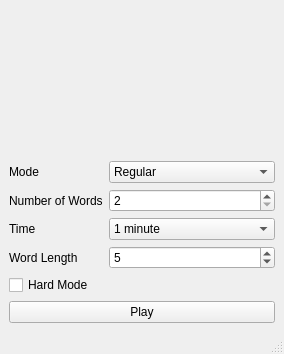
<?xml version="1.0" encoding="UTF-8"?>
<ui version="4.0">
 <class>MainWindow</class>
 <widget class="QMainWindow" name="MainWindow">
  <property name="geometry">
   <rect>
    <x>0</x>
    <y>0</y>
    <width>284</width>
    <height>354</height>
   </rect>
  </property>
  <property name="windowTitle">
   <string>Wordle</string>
  </property>
  <widget class="QWidget" name="centralwidget">
   <layout class="QVBoxLayout" name="verticalLayout">
    <item>
     <widget class="QLabel" name="labelLogo">
      <property name="text">
       <string/>
      </property>
      <property name="scaledContents">
       <bool>true</bool>
      </property>
      <property name="alignment">
       <set>Qt::AlignCenter</set>
      </property>
     </widget>
    </item>
    <item>
     <layout class="QGridLayout" name="gridLayout">
      <item row="1" column="0">
       <widget class="QLabel" name="labelNumWords">
        <property name="text">
         <string>Number of Words</string>
        </property>
       </widget>
      </item>
      <item row="1" column="1">
       <widget class="QSpinBox" name="spinBoxNumWords">
        <property name="minimum">
         <number>2</number>
        </property>
        <property name="maximum">
         <number>8</number>
        </property>
       </widget>
      </item>
      <item row="2" column="0">
       <widget class="QLabel" name="labelTime">
        <property name="text">
         <string>Time</string>
        </property>
       </widget>
      </item>
      <item row="3" column="0">
       <widget class="QLabel" name="labelWordLength">
        <property name="text">
         <string>Word Length</string>
        </property>
       </widget>
      </item>
      <item row="0" column="1">
       <widget class="QComboBox" name="comboBoxMode">
        <item>
         <property name="text">
          <string>Regular</string>
         </property>
        </item>
        <item>
         <property name="text">
          <string>Absurd</string>
         </property>
        </item>
        <item>
         <property name="text">
          <string>Multiple</string>
         </property>
        </item>
        <item>
         <property name="text">
          <string>Timed</string>
         </property>
        </item>
       </widget>
      </item>
      <item row="3" column="1">
       <widget class="QSpinBox" name="spinBoxWordLength">
        <property name="minimum">
         <number>1</number>
        </property>
        <property name="maximum">
         <number>31</number>
        </property>
        <property name="value">
         <number>5</number>
        </property>
       </widget>
      </item>
      <item row="0" column="0">
       <widget class="QLabel" name="labelMode">
        <property name="sizePolicy">
         <sizepolicy hsizetype="Fixed" vsizetype="Preferred">
          <horstretch>0</horstretch>
          <verstretch>0</verstretch>
         </sizepolicy>
        </property>
        <property name="text">
         <string>Mode</string>
        </property>
       </widget>
      </item>
      <item row="2" column="1">
       <widget class="QComboBox" name="comboBoxTime">
        <item>
         <property name="text">
          <string>1 minute</string>
         </property>
        </item>
        <item>
         <property name="text">
          <string>3 minutes</string>
         </property>
        </item>
        <item>
         <property name="text">
          <string>5 minutes</string>
         </property>
        </item>
        <item>
         <property name="text">
          <string>10 minutes</string>
         </property>
        </item>
       </widget>
      </item>
      <item row="4" column="0">
       <widget class="QCheckBox" name="checkBoxHardMode">
        <property name="text">
         <string>Hard Mode</string>
        </property>
       </widget>
      </item>
     </layout>
    </item>
    <item>
     <widget class="QPushButton" name="pushButton">
      <property name="text">
       <string>Play</string>
      </property>
     </widget>
    </item>
   </layout>
  </widget>
  <widget class="QMenuBar" name="menubar">
   <property name="geometry">
    <rect>
     <x>0</x>
     <y>0</y>
     <width>284</width>
     <height>22</height>
    </rect>
   </property>
  </widget>
  <widget class="QStatusBar" name="statusbar"/>
 </widget>
 <resources/>
 <connections/>
</ui>
